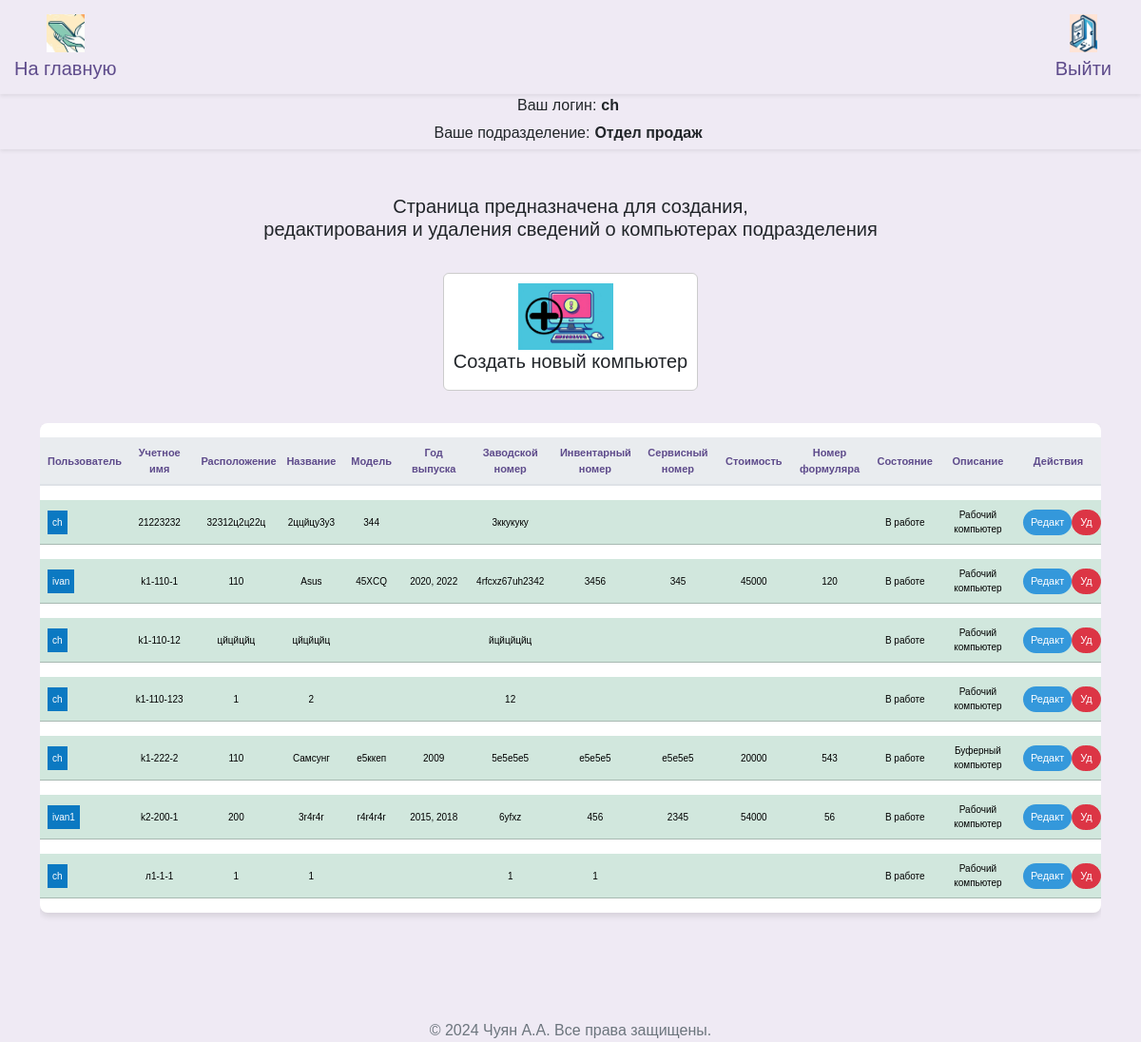
/arms (signed in), run on an earlier commit of the app's database.
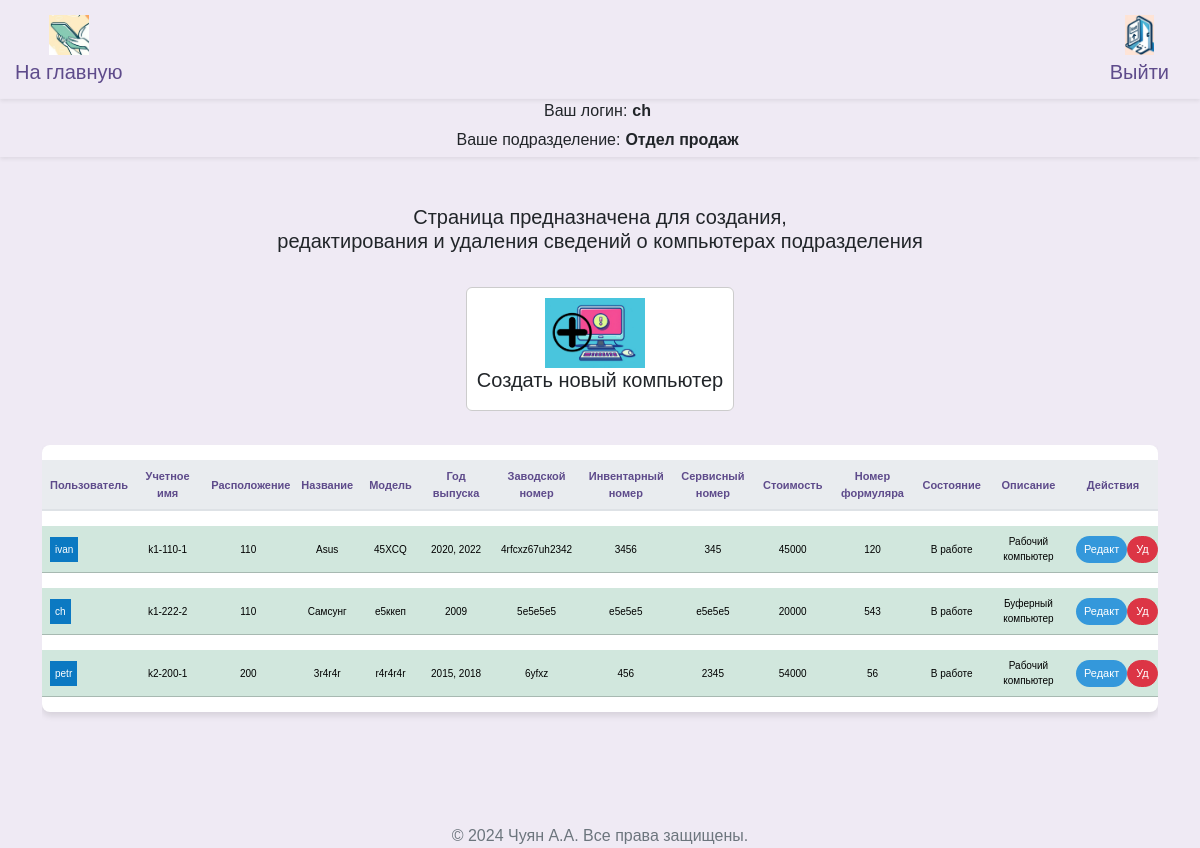
And on a later commit of the database.
### src/database/models.py (models this page shows, shortened)
class Worker(Base):
    __tablename__ = "worker"
    id = Column(Integer, primary_key=True)
    role = Column(Enum(Role), default=Role.guest)
    fio = Column(String)
    name = Column(String, unique=True)
    password = Column(String)
    department = Column(String)
    position = Column(String)
    description = Column(String, default=None)
    conn_worker_arm = relationship(
        "Arm", back_populates="conn_arm_worker"
    )

class Arm(Base):
    __tablename__ = "arm"
    id = Column(Integer, primary_key=True)
    title = Column(String, unique=True)
    department_arm = Column(String)
    location = Column(String)
    name = Column(String)
    model = Column(String)
    release = Column(String)
    num_serial = Column(String)
    num_invent = Column(String)
    num_service = Column(String)
    price = Column(String)
    formular = Column(String)
    state = Column(String)
    description = Column(String, default=None)
    description2 = Column(String, default=None)
    description3 = Column(String, default=None)
    id_worker = Column(Integer, ForeignKey("worker.id"), default=1)
    conn_arm_worker = relationship(
        "Worker", back_populates="conn_worker_arm"
    )

### src/frontend/router.py (the view)
@router.get("/arms")
async def get_arms(
    request: Request,
    worker: Worker = Depends(get_worker_or_redirect),
    session: AsyncSession = Depends(get_session),
):
    data = await CRUDArm.get_all_arm_sorted(session)
    data_worker = await CRUDWorker.get_all(session)
    return templates.TemplateResponse(
        "arms/index.html",
        {"request": request, "worker": worker, "data": data, "data_worker": data_worker},
    )

### src/frontend/template/arms/index.html (shortened to what this page needs)
{% extends "base/base.html" %}
{% block content %}
<head>
</head>
<h5 class="mb-4" style="margin-bottom: 60px; text-align: center;">Страница предназначена для создания,<br> редактирования и удаления сведений о компьютерах подразделения</h5>
<div class="d-flex flex-wrap justify-content-center align-items-center">
  <a class="nav-link " href="#" data-bs-toggle="modal" data-bs-target="#modalCreateArm" data-bs-department-arm= "{{worker.department}}" style="text-decoration: none;" >
    <div class="d-flex align-items-center card" style="margin: 10px; border: 1px solid #ccc; padding: 10px; display: flex; justify-content: center;">
      <img src="../frontend/assets/img/icon_create_arm.jpg" alt="..." style="width: 100px; height: auto; margin-right: 10px;">
      <div>
        <h5 class="card-title" style="text-align: center;">Создать новый компьютер</h5>
      </div>
    </div>
  </a>
</div>
<div class="row">
  <div class="col-12">
    <div class="table-responsive">
      <table class="table table-hover table-shadow table-rounded">
        <thead>
          <tr>
            <th scope="col" >Пользователь</th>
            <th scope="col" >Учетное имя</th>
            <th scope="col" >Расположение</th>
            <th scope="col" >Название</th>
            <th scope="col" >Модель</th>
            <th scope="col" >Год выпуска</th>
            <th scope="col" >Заводской номер</th>
            <th scope="col" >Инвентарный номер</th>
            <th scope="col" >Сервисный номер</th>
            <th scope="col" >Стоимость</th>
            <th scope="col" >Номер формуляра</th>
            <th scope="col" >Состояние</th>
            <th scope="col" >Описание</th>
            <th scope="col" >Действия</th>
          </tr>
        </thead>
        <tbody class="text-center">
          {% for tuple in data %}
            {% set object = tuple %}
              {% if object.department_arm == worker.department %}
                {% for tuple2 in data_worker %}
                  {% if tuple2.id == object.id_worker %}
                    {% set varUserName = tuple2.name %}
                    {% set varUserId = tuple2.id %}
                    <tr class="table-success">
                      <td>
                        <div style="display: flex;">
                          <span style="padding: 5px;
                            {% if varUserName == 'Нет пользователя' %}
                              background-color: #ff0000;
                            {% else %}
                              background-color: #0b79c2;
                            {% endif %}
                            color: white;">
                            {{varUserName}}
                          </span>
                        </div>
                      </td>
                      <td>{{ object.title }}</td>
                      <td>{{ object.location }}</td>
                      <td>{{ object.name }}</td>
                      <td>{{ object.model }}</td>
                      <td>{{ object.release }}</td>
                      <td>{{ object.num_serial }}</td>
                      <td>{{ object.num_invent }}</td>
                      <td>{{ object.num_service }}</td>
                      <td>{{ object.price }}</td>
                      <td>{{ object.formular }}</td>
                      <td>{{ object.state }}</td>
                      <td>{{ object.description }}</td>
                      <td>
                        <div style="display: flex;">
                          <button type="button" class="btn btn-primary btn-sm" style="background-color: #3498db; color: white; font-size: 11px;"
                            data-bs-toggle="modal"
                            data-bs-target="#modalUpdate"
                            data-bs-id="{{object.id}}"
                            data-bs-user="{{varUserName}}"
                            data-bs-title="{{object.title}}"
                            data-bs-location="{{object.location}}"
                            data-bs-name="{{object.name}}"
                            data-bs-model="{{object.model}}"
                            data-bs-release="{{object.release}}"
                            data-bs-num_serial="{{object.num_serial}}"
                            data-bs-num_invent="{{object.num_invent}}"
                            data-bs-num_service="{{object.num_service}}"
                            data-bs-price="{{object.price}}"
                            data-bs-formular="{{object.formular}}"
                            data-bs-state="{{object.state}}"
                            data-bs-description="{{object.description}}"
                            data-bs-workerdepartment= "{{worker.department}}"
                            data-bs-user_id="{{varUserId}}"
                            console.log(data-bs-user)
                            >
                            Редакт
                          </button>
                          <button type="button" class="btn btn-danger btn-sm" style="color: white; font-size: 11px;"
                            onclick="deleteArm('{{ object.id }}')">
                            Уд
                          </button>
                        </div>
                      </td>
                    </tr>
                {% endif %}
              {% endfor %}
            {% endif %}
          {% endfor %}
        </tbody>
      </table>
    </div>
  </div>
</div>
{% endblock %}

### src/frontend/template/base/base.html (shortened to what this page needs)
<!DOCTYPE html>
<html lang="ru">
<head>{% include 'base/head.html' %}</head>
<body>
  {% include 'base/nav.html' %}
  {% include 'base/info.html' %}
  <div class="container my-5">
    {% block content %}{% endblock %}
  </div>
  {% include 'base/footer.html' %}
</body>
</html>

### src/frontend/template/base/head.html (shortened to what this page needs)
<head>
  <link rel="stylesheet" href="/frontend/assets/css/bootstrap.min.css">
  <link href="/frontend/assets/css/select2.min.css" rel="stylesheet" />
  <link rel="stylesheet" href="/frontend/assets/css/base.css">
  <link rel="stylesheet" href="/frontend/assets/css/custom.css">
</head>

### src/frontend/template/base/nav.html (shortened to what this page needs)
<nav class="navbar navbar-expand-lg navbar-light shadow-sm">
  <div class="container-fluid d-flex justify-content-between align-items-center">
    <a class="navbar-brand" href="/">
      <img src="/frontend/assets/img/logo_min.jpg" alt="Инвентарный учет Logo" id="brand-logo">
      <span>На главную</span>
    </a>
    <a class="navbar-brand" href="/logout">
      <img src="/frontend/assets/img/icon_exit.jpg" alt="Выход" id="exit">
      <span>Выйти</span>
    </a>
  </div>
</nav>

### src/frontend/template/base/info.html (shortened to what this page needs)
<nav class="info navbar-expand-lg navbar-light shadow-sm">
  <div class="user-info">
    <div class="d-flex align-items-center">
      <span class="label">Ваш логин:</span>
      <span class="value">{{ worker.name }}</span>
    </div>
    <div class="d-flex align-items-center">
      <span class="label">Ваше подразделение:</span>
      <span class="value">{{ worker.department }}</span>
    </div>
  </div>
</nav>

### src/frontend/template/base/footer.html
﻿<footer style="text-align: center;">
  <p>&copy; 2024 Чуян А.А. Все права защищены.</p>
</footer>

### src/frontend/assets/css/base.css (style rules this page uses)
body { margin: 0; font-family: 'Nunito Sans', Arial, sans-serif; background-color: #efeaf4; }
.navbar { background-color: rgb(255, 255, 255), 255, 255); box-shadow: 0 4px 6px rgba(0, 0, 0, 0.1); }
.navbar-brand, .nav-link { color: #5e4b8b !important; }
.nav-link { margin: 0 10px; border-radius: 20px; transition: background-color 0.3s, color 0.3s; }
p { color: #6c757d; }
.table { background-color: #ffffff; color: #5e4b8b; border-collapse: separate; border-spacing: 0 15px; }
.table th, .table td { border-top: none !important; vertical-align: middle; }
.table thead th { background-color: #e9ecef; color: #5e4b8b; border-bottom: 2px solid #dee2e6; }
.table .btn, .table a { color: #7e57c2; transition: color 0.3s; }
.table td { padding: .5rem; }
.table-rounded { border-radius: .5rem; overflow: hidden; }
.table-shadow { box-shadow: 0 4px 6px rgba(0, 0, 0, 0.1); }
.btn { border-radius: 20px; }
.btn-primary { background-color: #8e44b0; border: none; color: #ffffff; transition: background-color 0.3s, color 0.3s, box-shadow 0.3s; }

### src/frontend/template/base/nav.html (style rules this page uses)
.navbar { padding: 10px 0; }
.container-fluid { display: flex; justify-content: space-between; align-items: center; padding: 0 15px; }
.navbar-brand { display: flex; flex-direction: column; align-items: center; text-align: center; max-width: 120px; white-space: normal; line-height: 1.2; }
.navbar-brand img { margin-bottom: 5px; max-height: 40px; }
.user-info { text-align: center; display: flex; flex-direction: column; align-items: center; }

### src/frontend/template/base/info.html (style rules this page uses)
body, html { margin: 0; padding: 0; width: 100%; height: 100%; }
.navbar { padding: 10px 0; width: 100%; }
.container-fluid { padding: 0 15px; display: flex; justify-content: space-between; align-items: center; }
.navbar-brand { display: flex; flex-direction: column; align-items: center; text-align: center; max-width: 120px; white-space: normal; line-height: 1.2; }
.navbar-brand img { margin-bottom: 5px; max-height: 40px; }
.user-info { text-align: center; display: flex; flex-direction: column; align-items: center; }
.user-info .label, .user-info .value { display: inline-block; width: auto; margin-right: 5px; max-width: 250px; margin-bottom: 5px; }
.user-info .value { font-weight: bold; }

### src/frontend/template/arms/index.html (style rules this page uses)
table { font-family: Arial, sans-serif; }
.table th, .table td { max-width: 90px; }
td { font-size: 10px; }
th { text-align: center; font-size: 11px; }

What changed in the data, as far as the page shows it:
removed Arm: title "21223232", location "32312ц2ц22ц", name "2ццйцу3у3", model "344", num_serial "3ккукуку", state "В работе", description "Рабочий компьютер", Worker (name "ch")
removed Arm: title "k1-110-12", location "цйцйцйц", name "цйцйцйц", num_serial "йцйцйцйц", state "В работе", description "Рабочий компьютер", Worker (name "ch")
removed Arm: title "k1-110-123", location "1", name "2", num_serial "12", state "В работе", description "Рабочий компьютер", Worker (name "ch")
removed Arm: title "л1-1-1", location "1", name "1", num_serial "1", num_invent "1", state "В работе", description "Рабочий компьютер", Worker (name "ch")
changed Worker: name "ivan1" → "petr"
